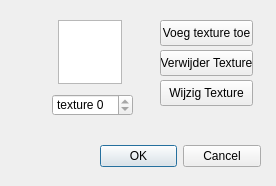
<ui version="4.0" >
 <class>TexturesForm</class>
 <widget class="QDialog" name="TexturesForm" >
  <property name="geometry" >
   <rect>
    <x>0</x>
    <y>0</y>
    <width>276</width>
    <height>186</height>
   </rect>
  </property>
  <property name="windowTitle" >
   <string>Edit Texture</string>
  </property>
  <widget class="QDialogButtonBox" name="buttonBox" >
   <property name="geometry" >
    <rect>
     <x>100</x>
     <y>140</y>
     <width>161</width>
     <height>32</height>
    </rect>
   </property>
   <property name="orientation" >
    <enum>Qt::Horizontal</enum>
   </property>
   <property name="standardButtons" >
    <set>QDialogButtonBox::Cancel|QDialogButtonBox::NoButton|QDialogButtonBox::Ok</set>
   </property>
  </widget>
  <widget class="QGraphicsView" name="textureGraphicsView" >
   <property name="geometry" >
    <rect>
     <x>58</x>
     <y>20</y>
     <width>64</width>
     <height>64</height>
    </rect>
   </property>
   <property name="verticalScrollBarPolicy" >
    <enum>Qt::ScrollBarAlwaysOff</enum>
   </property>
   <property name="horizontalScrollBarPolicy" >
    <enum>Qt::ScrollBarAlwaysOff</enum>
   </property>
  </widget>
  <widget class="QSpinBox" name="spinBox" >
   <property name="geometry" >
    <rect>
     <x>52</x>
     <y>94</y>
     <width>81</width>
     <height>22</height>
    </rect>
   </property>
   <property name="prefix" >
    <string>texture </string>
   </property>
   <property name="maximum" >
    <number>0</number>
   </property>
  </widget>
  <widget class="QPushButton" name="pushButtonTexture" >
   <property name="geometry" >
    <rect>
     <x>160</x>
     <y>20</y>
     <width>93</width>
     <height>26</height>
    </rect>
   </property>
   <property name="text" >
    <string>Voeg texture toe</string>
   </property>
  </widget>
  <widget class="QPushButton" name="pushButtonDeleteTexture" >
   <property name="geometry" >
    <rect>
     <x>160</x>
     <y>50</y>
     <width>93</width>
     <height>26</height>
    </rect>
   </property>
   <property name="text" >
    <string>Verwijder Texture</string>
   </property>
  </widget>
  <widget class="QPushButton" name="pushButtonEditTexture" >
   <property name="geometry" >
    <rect>
     <x>160</x>
     <y>80</y>
     <width>93</width>
     <height>26</height>
    </rect>
   </property>
   <property name="text" >
    <string>Wijzig Texture</string>
   </property>
  </widget>
 </widget>
 <resources/>
 <connections>
  <connection>
   <sender>buttonBox</sender>
   <signal>accepted()</signal>
   <receiver>TexturesForm</receiver>
   <slot>accept()</slot>
   <hints>
    <hint type="sourcelabel" >
     <x>248</x>
     <y>254</y>
    </hint>
    <hint type="destinationlabel" >
     <x>157</x>
     <y>274</y>
    </hint>
   </hints>
  </connection>
  <connection>
   <sender>buttonBox</sender>
   <signal>rejected()</signal>
   <receiver>TexturesForm</receiver>
   <slot>reject()</slot>
   <hints>
    <hint type="sourcelabel" >
     <x>316</x>
     <y>260</y>
    </hint>
    <hint type="destinationlabel" >
     <x>286</x>
     <y>274</y>
    </hint>
   </hints>
  </connection>
 </connections>
</ui>
